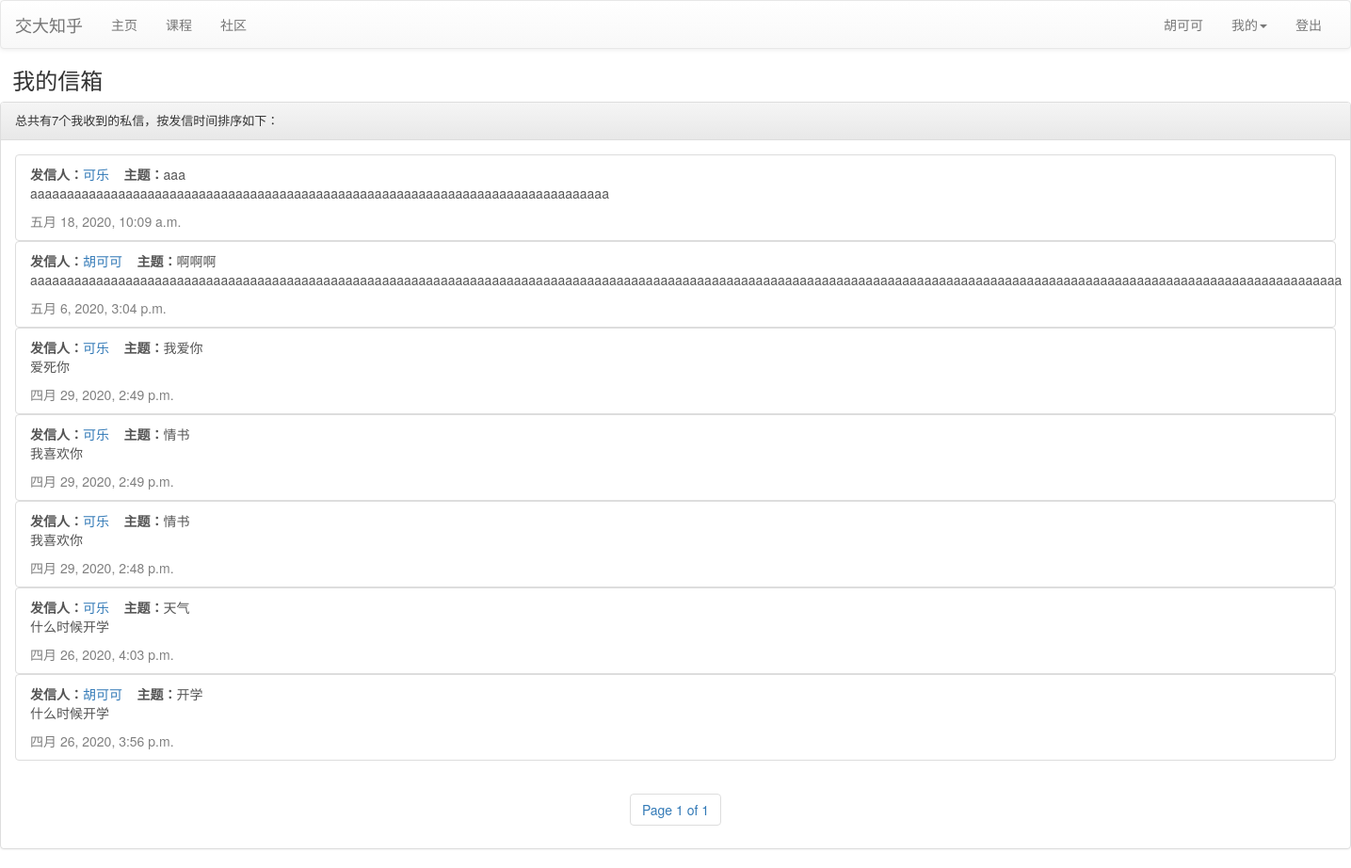
Page /mailbox/ (signed in) on the committed database.
### project/login/models.py (models this page shows, shortened)
class User(models.Model):
    gender = (
        ('male', "男"),
        ('female', "女"),
    )
    school = (
        ('chuan_jian', "船舶海洋与建筑工程学院"),
        ('ji_dong', "机械动力与工程学院"),
        ('dian_yuan', "电子信息与电气工程学院"),
        ('cai_liao', "材料科学与工程学院"),
        ('shu_xue', "数学科学学院"),
        ('wu_li', "物理与天文学院"),
        ('hua_xue', "化学化工学院"),
        ('sheng_ming', "生命科学技术学院"),
        ('sheng_yi_gong', "生物医学工程学院"),
        ('an_tai', "安泰经济与管理学院"),
        ('qi_ta', "其它"),  # 暂时写到这儿
    )
    sno = models.CharField(max_length=128, unique=True, primary_key=True)  # 学号
    name = models.CharField(max_length=128)  # 名字
    nickname = models.CharField(max_length=128, default='--')  # 昵称
    password = models.CharField(max_length=256)  # 密码
    email = models.EmailField(unique=True)  # 邮箱
    sex = models.CharField(max_length=32, choices=gender)  # 性别（选择）
    institute = models.CharField(max_length=256, choices=school)  # 学院（选择）
    major = models.CharField(max_length=256, default='--')  # 专业（暂时为填写）
    c_time = models.DateTimeField(auto_now_add=True)  # 注册时间
    photo = models.ImageField(upload_to=user_directory_path, blank=True, null=True, default='default.jpg')  # 照片
    follow = models.ManyToManyField('self', related_name='follow_people', null=True, blank=True, verbose_name='关注')
    fans = models.IntegerField(default=0)
    photo_clipped = ImageSpecField(  # 注意：ImageSpecField 不会生成数据库表的字段
        source='photo',
        processors=[ResizeToFill(175, 250)],  # 处理成一寸照片的大小
        format='JPEG',  # 处理后的图片格式
        options={'quality': 95}  # 处理后的图片质量
    )
    class Meta:
        ordering = ["-c_time"]
        verbose_name = "用户"
        verbose_name_plural = "用户"

### project/bbs/models.py (models this page shows, shortened)
class Message(models.Model):
    title = models.CharField(max_length=32)
    content = models.TextField(null=True)
    sender = models.ForeignKey(to='login.User', on_delete=models.CASCADE, verbose_name='发送者', related_name='sender')
    receiver = models.ForeignKey(to='login.User', on_delete=models.CASCADE, verbose_name='接收者', related_name='receiver')
    created = models.DateTimeField('发送时间', auto_now_add=True)

### project/login/views.py (the view)
# urls.py: path('mailbox/', views.mailbox),
def mailbox(request):
    if not request.session.get('is_login', None):
        return redirect("/login/login/")
    user = models.User.objects.get(sno=request.session['user_sno'])
    messages_list = Message.objects.filter(receiver=user).order_by('-created')
    paginator = Paginator(messages_list, 10)
    if request.method == "GET":
        page = request.GET.get('page')
        try:
            messages = paginator.page(page)
        except PageNotAnInteger:
            messages = paginator.page(1)
        except InvalidPage:
            return HttpResponse('找不到页面的内容')
        except EmptyPage:
            messages = paginator.page(paginator.num_pages)
    else:
        messages = paginator.page(1)
    return render(request, 'login/mailbox.html', {'messages': messages, "length": len(messages_list)})

### project/login/templates/login/mailbox.html (shortened to what this page needs)
<!DOCTYPE html>
<html lang="en">
<head>
  <link rel="stylesheet" href="https://cdn.jsdelivr.net/npm/bootstrap@3.3.7/dist/css/bootstrap.min.css">
  <link rel="stylesheet" href="https://cdn.jsdelivr.net/npm/bootstrap@3.3.7/dist/css/bootstrap-theme.min.css">
</head>
<body>
  <nav class="navbar navbar-default">
    <div class="container-fluid">
      <div class="navbar-header">
        <a class="navbar-brand" href="#">交大知乎</a>
      </div>
      <div class="collapse navbar-collapse" id="bs-example-navbar-collapse-1">
        <ul class="nav navbar-nav">
          <li class=""><a href="/login/index/">主页<span class="sr-only">(current)</span></a></li>
          <li><a href="/course/">课程</a></li>
          <li><a href="/bbs/">社区</a></li>
        </ul>
        <ul class="nav navbar-nav navbar-right">
          <li><a href="/about/">{{ request.session.user_name }}</a></li>
          <li class="dropdown">
            <a href="#" class="dropdown-toggle" data-toggle="dropdown" role="button" aria-haspopup="true" aria-expanded="false">我的<span class="caret"></span></a>
          </li>
          <li><a href="/login/logout/">登出</a></li>
        </ul>
      </div>
    </div>
  </nav>
  <h3>&nbsp&nbsp我的信箱</h3>
  <div class="panel panel-default">
    <div class="panel-heading">
      {% if messages %}
      <p class="panel-title" style="font-size: small;">总共有{{length}}个我收到的私信，按发信时间排序如下：</p>
    </div>
    <div class="panel-body">
      {% for message in messages %}
      <div>
        <button type="button" class="list-group-item">
          <b>发信人：</b><a href="/info/{{ message.sender.sno }}">{{ message.sender.name }}</a>&nbsp&nbsp&nbsp&nbsp<b>主题：</b>{{ message.title }}
          <p>{{ message.content }}</p>
          <div style="color:gray">{{ message.created }}</div>
        </button>
      </div>
      {% endfor %}
    </div>
    <div id="pages" class="text-center">
      <nav>
        <ul class="pagination">
          <li class="step-links">
            <span class="current">
              Page {{ messages.number }} of {{ messages.paginator.num_pages }}</span>
          </li>
        </ul>
      </nav>
    </div>
    {% else %}
    还没有收到来信
    {% endif %}
  </div>
</body>
</html>

### rows in the picture
User: session.user_name "胡可可"
Message: sender.name "可乐", title "aaa", content "aaaaaaaaaaaaaaaaaaaaaaaaaaaaaaaaaaaaaaaaaaaaaaaaaaaaaaaaaaaaaaaaaaaaaaaaaaaaaaa", created "五月 18, 2020, 10:09 a.m."
Message: sender.name "胡可可", title "啊啊啊", content "aaaaaaaaaaaaaaaaaaaaaaaaaaaaaaaaaaaaaaaaaaaaaaaaaaaaaaaaaaaaaaaaaaaaaaaaaaaaaaaaaaaaaaaaaaaaaaaaaaaaaaaaaaaaaaaaaaaaaaaaaaaaaaaaaaaaaaaaaaaaaaaaaaaaaaaaaaaaaaaaaaaaaaaaaaaaaaaaaaa", created "五月 6, 2020, 3:04 p.m."
Message: sender.name "可乐", title "我爱你", content "爱死你", created "四月 29, 2020, 2:49 p.m."
Message: sender.name "可乐", title "情书", content "我喜欢你", created "四月 29, 2020, 2:49 p.m."
Message: sender.name "可乐", title "情书", content "我喜欢你", created "四月 29, 2020, 2:48 p.m."
Message: sender.name "可乐", title "天气", content "什么时候开学", created "四月 26, 2020, 4:03 p.m."
Message: sender.name "胡可可", title "开学", content "什么时候开学", created "四月 26, 2020, 3:56 p.m."

### other values in the picture
{{ length }} "7"
{{ messages.number }} "1"
{{ messages.paginator.num_pages }} "1"
